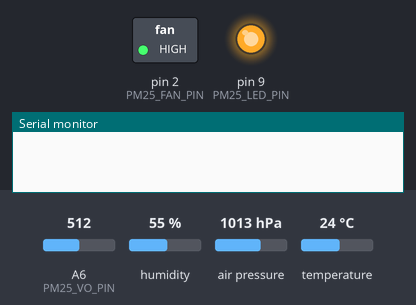
Bench run of a sketch on a simulated Arduino Nano, built with avr-gcc and run on an emulated ATmega328P. Parts: switched loads named in the sketch (green lamp = pin HIGH), output pins drawn as LEDs (lit = HIGH), the last lines printed to the serial monitor. The inputs (shaded band) are chosen by the test bench; at power-on: A6 (PM25_VO_PIN) = 512, humidity 55 %, air pressure 1013 hPa, temperature 24 °C.

Above: at 0.6 s.
At 16.3 s:
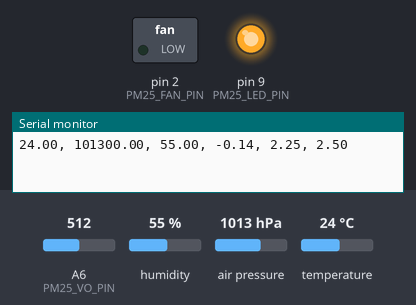
Timing chart, 0 to 17.8 s (numbered marks = the images above):
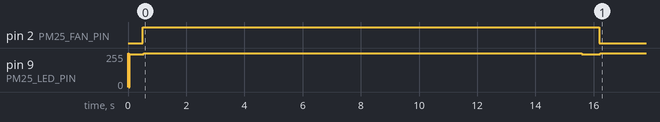

Measured:
- by itself, pin 2 (PM25_FAN_PIN): LOW → HIGH at 0.51 s, → LOW 15.7 s later
- by itself, pin 9 (PM25_LED_PIN): alternates 255/255 for 15.0 s and 247/255 for 0.58 s

The sketch:

main.ino
```cpp
#include "sensors.hpp"
#include "pm25_ll.hpp"

/**
 * \file main.ino
 * \brief  Arduino weather station main source file
 */

void setup()
{
    Serial.begin(9600);
    sensors_init();
}

measure_t m;
char buf[128];
char temp_s[10];
char pres_s[10];
char hum_s[10];
char pm25_s[10];
char vo_s[10];
char vref_s[10];

void loop() {
    m = sensors_measure();
    dtostrf(m.temp, 1, 2, temp_s);
    dtostrf(m.pres, 1, 2, pres_s);
    dtostrf(m.hum, 1, 2, hum_s);
    dtostrf(m.pm25, 1, 2, pm25_s);
    dtostrf(m.vo, 1, 2, vo_s);
    dtostrf(m.vref, 1, 2, vref_s);
    snprintf(buf, sizeof(buf), "%s, %s, %s, %s, %s, %s\r\n",
                   temp_s, pres_s, hum_s, pm25_s, vo_s, vref_s);
    Serial.print(buf);
    delay(300000);      // 5 minutes
    sensors_calibrate();
    delay(300000);      // 5 minutes
}
```

pm25_ll.cpp
```cpp
/**
 * \file pm25_ll.c
 * \brief pm25 sensor low level functions
 */

#include "config.h"
#include "pm25_ll.hpp"
#include <Arduino.h>

/** The time the LED should be turned on for before measurement */
#define LED_PREHEAT_TIME 280
/** The time the LED should be kept on for measurement */
#define LED_MEASURE_TIME 40
/** The LED should be off for at least this long before measurement */
#define LED_GUARD_TIME 9680

/** \brief The status of the fan */
static int g_fanState = 0;

/** \brief The status of the IR LED */
static int g_ledState = 0;

/**
 * \note The IR LED is active low.
 */
static void PM25_set_LED_state(int s)
{
    if (s) {
        digitalWrite(PM25_LED_PIN, LOW);
        g_ledState = 1;
    } else {
        digitalWrite(PM25_LED_PIN, HIGH);
        g_ledState = 0;
    }
}

void PM25_set_fan_state(int s)
{
    if (s) {
        digitalWrite(PM25_FAN_PIN, HIGH);
        g_fanState = 1;
    } else {
        digitalWrite(PM25_FAN_PIN, LOW);
        g_fanState = 0;
    }
}

void PM25_init()
{
    pinMode(PM25_FAN_PIN, OUTPUT);
    pinMode(PM25_LED_PIN, OUTPUT);
    PM25_set_LED_state(0);
    PM25_set_fan_state(0);
}

/**
 * \note We make sure the IR LED is off for PM25_LED_GUARD ms, before turning
 * it back on. This is to comply with the specs sheet.
 */
float PM25_get_vo()
{
    PM25_set_LED_state(0);
    delayMicroseconds(LED_GUARD_TIME);
    PM25_set_LED_state(1);
    delayMicroseconds(LED_PREHEAT_TIME);
    float vo = analogRead(PM25_VO_PIN) * ((float)5 / 1024);
    delayMicroseconds(LED_MEASURE_TIME);
    PM25_set_LED_state(0);
    return vo;
}
```

pm25_ll.hpp
```cpp
#ifndef PM25_H
#define PM25_H
/**
 * \file pm25.h
 * \brief PM2.5 sensor related functions
 */

/**
 * \brief Initialise the PM2.5 module
 */
void PM25_init();

/**
 * \brief Get the output voltage of the PM2.5 sensor
 */
float PM25_get_vo();

/**
 * \brief Turn the fan of the PM2.5 sensor on/off
 */
void PM25_set_fan_state(int s);

#endif
```

sensors.cpp
```cpp
/**
 * \file sensors.h
 */

#include "config.h"
#include "sensors.hpp"
#include "pm25_ll.hpp"
#include "Adafruit_BME280.h"

Adafruit_BME280 bme280;
float pm25_vref;

void sensors_calibrate()
{
    PM25_set_fan_state(0);
    pm25_vref = 0;
    for (int i = 0; i < SAMPLE_COUNT; i++) {
        pm25_vref += PM25_get_vo()/SAMPLE_COUNT;
    }
}

void sensors_init()
{
    PM25_init();
    bme280.begin();
    PM25_set_fan_state(0);
    sensors_calibrate();
}

/**
 * \brief Convert voltage output to PM2.5 level
 * \param[in] vo the voltage output of the PM2.5 sensor
 * \param[in] vref the voltage of the PM2.5 sensor when it is dust free
 * \param[in] hum the humidity level in percentage, e.g. 50 for 50%
 * \return PM2.5 level in μg/m3
 * \note Copied straight from the datasheet
 * Conversion formula (draft):
 * P M2.5 level (μg/m3) = α × β ×（Vo[mV] – Vs[mV]）
 * Note. Do not temperature correction, an estimates in actual environment.
 * α ： Conversion factor in the true environment
 * Recommendation ： 0.6
 *  （β ： Humidity factor〔h=humidity(%)〕）
 *  〔 β ＝ {1-0.01467(h-50)} (h>50) 〕
 *  〔 β ＝ 1 (h≦50) 〕
 */
static float PM25_vo_to_aerosol(float vo, float vref, float hum)
{
    float a = 0.6;
    float b;
    if (hum > 50) {
        b = 1-0.01467 * (hum -50);
    } else {
        b = 1;
    }
    float pm25 = a * b * (vo - vref);
    return pm25;
}

measure_t sensors_measure()
{
    measure_t m;
    m.temp = 0;
    m.pres = 0;
    m.hum = 0;
    m.vo = 0;
    m.vref = pm25_vref;
    PM25_set_fan_state(1);
    delay(FAN_SPIN_TIME);

    for (int i = 0; i < SAMPLE_COUNT; i++) {
        m.temp += bme280.readTemperature()/SAMPLE_COUNT;
        m.pres += bme280.readPressure()/SAMPLE_COUNT;
        m.hum += bme280.readHumidity()/SAMPLE_COUNT;
        m.vo += PM25_get_vo()/SAMPLE_COUNT;
    }
    m.vo -= PM25_FUDGE;
    m.pm25 = PM25_vo_to_aerosol(m.vo, pm25_vref, m.hum);
    PM25_set_fan_state(0);
    return m;
}
```

sensors.hpp
```cpp
#ifndef SENSORS_H
#define SENSORS_H

/**
 * \brief measurement data type
 */
struct measure_t {
    float temp;
    float pres;
    float hum;
    float pm25;
    float vo;
    float vref;
};

/**
 * \brief Initialise sensors
 */
void sensors_init();

/**
 * \brief Calibrate the PM2.5 sensor
 */
void sensors_calibrate();

/**
 * \brief Run sensor measurement routine
 */
measure_t sensors_measure();
#endif
```

config.h
```cpp
#ifndef CONFIG_H
#define CONFIG_H

/** \brief The fan's control pin */
#define PM25_FAN_PIN    2

/** \brief The IR LED control pin */
#define PM25_LED_PIN    9

/** \brief The VO measuring pin */
#define PM25_VO_PIN     A6

/**
 * \brief PM2.5 fudge factor
 * \details This accounts for the voltage difference due to turning on the
 * fan pin
 */
#define PM25_FUDGE      0.25

/** \brief The number of sample taken before computing the average */
#define SAMPLE_COUNT 50

/**
 * \brief Fan spin time
 * \details The number of milliseconds the fan has to spin before taking
 * measurement
 */
#define FAN_SPIN_TIME 15*1000

#endif
```
